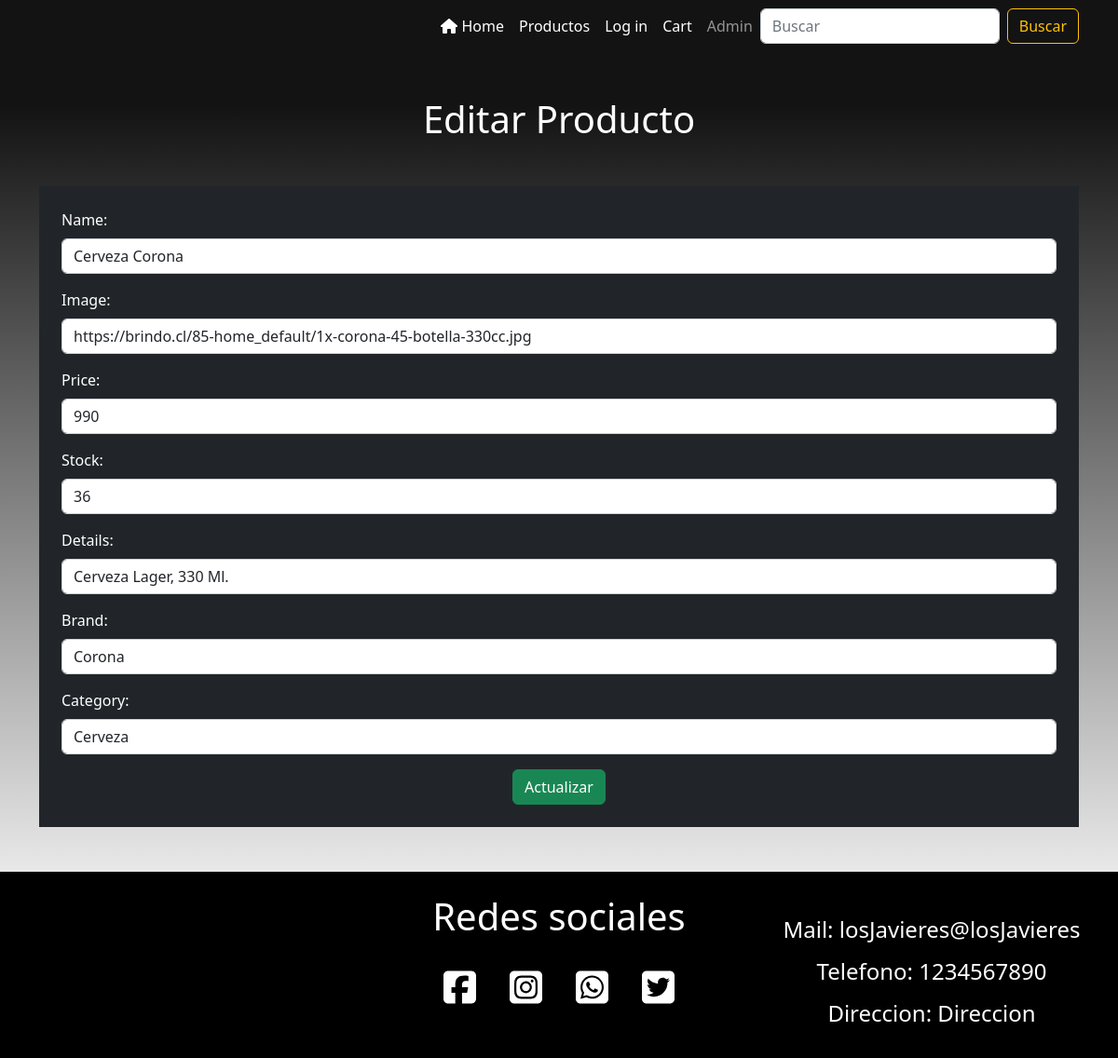
Screenshot of /products/editProduct/2 with the database file from the repository.
### Botilleria/models.py (models this page shows)
class Product(models.Model):
    try:
        name = models.CharField(max_length=50)
        image = models.CharField(max_length=500)
        price = models.IntegerField()
        stock = models.CharField(max_length=32)
        details = models.CharField(max_length=500)
        brand = models.CharField(max_length=50)
        category = models.CharField(max_length=100)
    except Exception as e:
        print('Modelo no creado: ', e)

### Botilleria/views.py (the view)
# urls.py: path('products/editProduct/<int:pk>',
def editProduct(request, pk):
    try:
        product = get_object_or_404(Product, pk=pk)
        if request.method == 'POST':
            form = ProductForm(request.POST, instance=product)
            if form.is_valid():
                product = form.save(commit=False)
                product.save()
                messages.success(request, 'Producto modificado')
                return redirect('administrator')
        else:
            form = ProductForm(instance=product)
        return render(request, 'Products/editProduct.html', {'form': form})
    except Exception as e:
        print('producto no editado', e)

### Botilleria/context_processors.py (called while the page is built)
def totalPrice(request):
    totalCarrito = 0
    if 'cart' in request.session:
        for key, value in request.session['cart'].items():
            totalCarrito += int(value['price'])
    return {'totalPrice': totalCarrito}

### Botilleria/templates/Products/editProduct.html
{% extends '../layout/base.html' %} {% block content %}
<h1 class="text-center my-5">Editar Producto</h1>
<section class="container">
  <form method="POST" class="bg-dark container p-4 text-white">
    {% csrf_token %} {{ form.as_p }}
    <div class="text-center">
      <button type="submit" class="btn btn-success">Actualizar</button>
    </div>
  </form>
</section>
{% endblock %}

### Botilleria/static/css/style.css (style rules this page uses)
body { background: linear-gradient(rgb(19, 19, 19) 10%, rgb(255, 255, 255) 90%); box-sizing: content-box; min-height: 100vh; }
h1 { color: white; }

### rows the page displays
Product: name "Cerveza Corona", image "https://brindo.cl/85-home_default/1x-corona-45-botella-330cc.jpg", price "990", stock "36", details "Cerveza Lager, 330 Ml.", brand "Corona", category "Cerveza"
